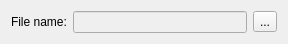
<?xml version="1.0" encoding="UTF-8"?>
<ui version="4.0">
 <class>FileChooser</class>
 <widget class="QWidget" name="FileChooser">
  <property name="geometry">
   <rect>
    <x>0</x>
    <y>0</y>
    <width>288</width>
    <height>40</height>
   </rect>
  </property>
  <property name="windowTitle">
   <string>File chooser</string>
  </property>
  <layout class="QGridLayout" name="gridLayout">
   <item row="0" column="0">
    <layout class="QHBoxLayout" name="horizontalLayout">
     <item>
      <widget class="QLabel" name="label">
       <property name="text">
        <string>File name:</string>
       </property>
      </widget>
     </item>
     <item>
      <widget class="QLineEdit" name="m_fileName">
       <property name="enabled">
        <bool>false</bool>
       </property>
      </widget>
     </item>
     <item>
      <widget class="QToolButton" name="m_ChooseFileToolButton">
       <property name="text">
        <string>...</string>
       </property>
      </widget>
     </item>
    </layout>
   </item>
  </layout>
 </widget>
 <resources/>
 <connections>
  <connection>
   <sender>m_ChooseFileToolButton</sender>
   <signal>clicked()</signal>
   <receiver>FileChooser</receiver>
   <slot>onChooseFileToolButtonClicked()</slot>
   <hints>
    <hint type="sourcelabel">
     <x>265</x>
     <y>19</y>
    </hint>
    <hint type="destinationlabel">
     <x>143</x>
     <y>19</y>
    </hint>
   </hints>
  </connection>
 </connections>
 <slots>
  <slot>onChooseFileToolButtonClicked()</slot>
 </slots>
</ui>
